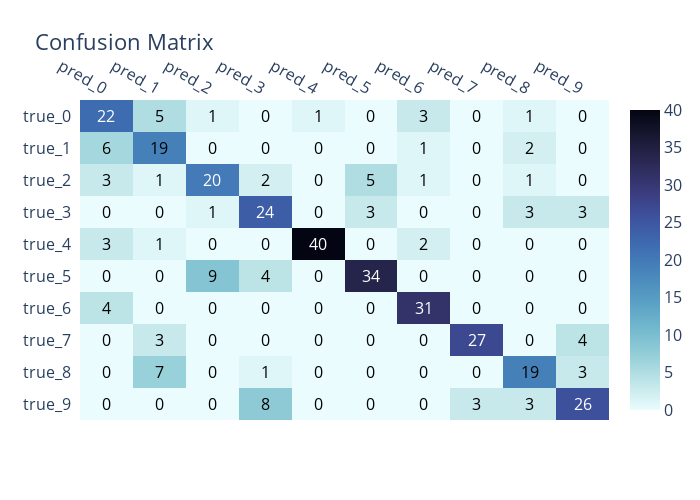

Notebook source saved alongside this figure:
### Code cell
columns = ['pred_' + str(i) for i in range(10)]
index = ['true_' + str(i) for i in range(10)]

def plot_confusion_matrix(cm):
    # Mulitclass classification, 3 classes
    cm = cm[::-1]
    cm = pd.DataFrame(cm, columns=columns, index=index[::-1])

    fig = ff.create_annotated_heatmap(z=cm.values, x=list(cm.columns), y=list(cm.index), 
                                      colorscale='ice', showscale=True, reversescale=True)
    fig.update_layout(width=700, height=500, title='Confusion Matrix', font_size=16)
    fig.show()

plot_confusion_matrix(cm)

### Figure 1 — Plotly figure (JSON) as saved in the notebook; plotly's stock layout.template omitted (floating-point values rounded to 4 significant figures)
{"data": [{"colorscale": [[0, "rgb(3, 5, 18)"], [0.09091, "rgb(25, 25, 51)"], [0.1818, "rgb(44, 42, 87)"], [0.2727, "rgb(58, 60, 125)"], [0.3636, "rgb(62, 83, 160)"], [0.4545, "rgb(62, 109, 178)"], [0.5455, "rgb(72, 134, 187)"], [0.6364, "rgb(89, 159, 196)"], [0.7273, "rgb(114, 184, 205)"], [0.8182, "rgb(149, 207, 216)"], [0.9091, "rgb(192, 229, 232)"], [1, "rgb(234, 252, 253)"]], "reversescale": true, "showscale": true, "type": "heatmap", "x": ["pred_0", "pred_1", "pred_2", "pred_3", "pred_4", "pred_5", "pred_6", "pred_7", "pred_8", "pred_9"], "y": ["true_9", "true_8", "true_7", "true_6", "true_5", "true_4", "true_3", "true_2", "true_1", "true_0"], "z": [[0, 0, 0, 8, 0, 0, 0, 3, 3, 26], [0, 7, 0, 1, 0, 0, 0, 0, 19, 3], [0, 3, 0, 0, 0, 0, 0, 27, 0, 4], [4, 0, 0, 0, 0, 0, 31, 0, 0, 0], [0, 0, 9, 4, 0, 34, 0, 0, 0, 0], [3, 1, 0, 0, 40, 0, 2, 0, 0, 0], [0, 0, 1, 24, 0, 3, 0, 0, 3, 3], [3, 1, 20, 2, 0, 5, 1, 0, 1, 0], [6, 19, 0, 0, 0, 0, 1, 0, 2, 0], [22, 5, 1, 0, 1, 0, 3, 0, 1, 0]]}], "layout": {"annotations": [{"font": {"color": "#000000"}, "showarrow": false, "text": "0", "x": "pred_0", "xref": "x", "y": "true_9", "yref": "y"}, {"font": {"color": "#000000"}, "showarrow": false, "text": "0", "x": "pred_1", "xref": "x", "y": "true_9", "yref": "y"}, {"font": {"color": "#000000"}, "showarrow": false, "text": "0", "x": "pred_2", "xref": "x", "y": "true_9", "yref": "y"}, {"font": {"color": "#000000"}, "showarrow": false, "text": "8", "x": "pred_3", "xref": "x", "y": "true_9", "yref": "y"}, {"font": {"color": "#000000"}, "showarrow": false, "text": "0", "x": "pred_4", "xref": "x", "y": "true_9", "yref": "y"}, {"font": {"color": "#000000"}, "showarrow": false, "text": "0", "x": "pred_5", "xref": "x", "y": "true_9", "yref": "y"}, {"font": {"color": "#000000"}, "showarrow": false, "text": "0", "x": "pred_6", "xref": "x", "y": "true_9", "yref": "y"}, {"font": {"color": "#000000"}, "showarrow": false, "text": "3", "x": "pred_7", "xref": "x", "y": "true_9", "yref": "y"}, {"font": {"color": "#000000"}, "showarrow": false, "text": "3", "x": "pred_8", "xref": "x", "y": "true_9", "yref": "y"}, {"font": {"color": "#FFFFFF"}, "showarrow": false, "text": "26", "x": "pred_9", "xref": "x", "y": "true_9", "yref": "y"}, {"font": {"color": "#000000"}, "showarrow": false, "text": "0", "x": "pred_0", "xref": "x", "y": "true_8", "yref": "y"}, {"font": {"color": "#000000"}, "showarrow": false, "text": "7", "x": "pred_1", "xref": "x", "y": "true_8", "yref": "y"}, {"font": {"color": "#000000"}, "showarrow": false, "text": "0", "x": "pred_2", "xref": "x", "y": "true_8", "yref": "y"}, {"font": {"color": "#000000"}, "showarrow": false, "text": "1", "x": "pred_3", "xref": "x", "y": "true_8", "yref": "y"}, {"font": {"color": "#000000"}, "showarrow": false, "text": "0", "x": "pred_4", "xref": "x", "y": "true_8", "yref": "y"}, {"font": {"color": "#000000"}, "showarrow": false, "text": "0", "x": "pred_5", "xref": "x", "y": "true_8", "yref": "y"}, {"font": {"color": "#000000"}, "showarrow": false, "text": "0", "x": "pred_6", "xref": "x", "y": "true_8", "yref": "y"}, {"font": {"color": "#000000"}, "showarrow": false, "text": "0", "x": "pred_7", "xref": "x", "y": "true_8", "yref": "y"}, {"font": {"color": "#000000"}, "showarrow": false, "text": "19", "x": "pred_8", "xref": "x", "y": "true_8", "yref": "y"}, {"font": {"color": "#000000"}, "showarrow": false, "text": "3", "x": "pred_9", "xref": "x", "y": "true_8", "yref": "y"}, {"font": {"color": "#000000"}, "showarrow": false, "text": "0", "x": "pred_0", "xref": "x", "y": "true_7", "yref": "y"}, {"font": {"color": "#000000"}, "showarrow": false, "text": "3", "x": "pred_1", "xref": "x", "y": "true_7", "yref": "y"}, {"font": {"color": "#000000"}, "showarrow": false, "text": "0", "x": "pred_2", "xref": "x", "y": "true_7", "yref": "y"}, {"font": {"color": "#000000"}, "showarrow": false, "text": "0", "x": "pred_3", "xref": "x", "y": "true_7", "yref": "y"}, {"font": {"color": "#000000"}, "showarrow": false, "text": "0", "x": "pred_4", "xref": "x", "y": "true_7", "yref": "y"}, {"font": {"color": "#000000"}, "showarrow": false, "text": "0", "x": "pred_5", "xref": "x", "y": "true_7", "yref": "y"}, {"font": {"color": "#000000"}, "showarrow": false, "text": "0", "x": "pred_6", "xref": "x", "y": "true_7", "yref": "y"}, {"font": {"color": "#FFFFFF"}, "showarrow": false, "text": "27", "x": "pred_7", "xref": "x", "y": "true_7", "yref": "y"}, {"font": {"color": "#000000"}, "showarrow": false, "text": "0", "x": "pred_8", "xref": "x", "y": "true_7", "yref": "y"}, {"font": {"color": "#000000"}, "showarrow": false, "text": "4", "x": "pred_9", "xref": "x", "y": "true_7", "yref": "y"}, {"font": {"color": "#000000"}, "showarrow": false, "text": "4", "x": "pred_0", "xref": "x", "y": "true_6", "yref": "y"}, {"font": {"color": "#000000"}, "showarrow": false, "text": "0", "x": "pred_1", "xref": "x", "y": "true_6", "yref": "y"}, {"font": {"color": "#000000"}, "showarrow": false, "text": "0", "x": "pred_2", "xref": "x", "y": "true_6", "yref": "y"}, {"font": {"color": "#000000"}, "showarrow": false, "text": "0", "x": "pred_3", "xref": "x", "y": "true_6", "yref": "y"}, {"font": {"color": "#000000"}, "showarrow": false, "text": "0", "x": "pred_4", "xref": "x", "y": "true_6", "yref": "y"}, {"font": {"color": "#000000"}, "showarrow": false, "text": "0", "x": "pred_5", "xref": "x", "y": "true_6", "yref": "y"}, {"font": {"color": "#FFFFFF"}, "showarrow": false, "text": "31", "x": "pred_6", "xref": "x", "y": "true_6", "yref": "y"}, {"font": {"color": "#000000"}, "showarrow": false, "text": "0", "x": "pred_7", "xref": "x", "y": "true_6", "yref": "y"}, {"font": {"color": "#000000"}, "showarrow": false, "text": "0", "x": "pred_8", "xref": "x", "y": "true_6", "yref": "y"}, {"font": {"color": "#000000"}, "showarrow": false, "text": "0", "x": "pred_9", "xref": "x", "y": "true_6", "yref": "y"}, {"font": {"color": "#000000"}, "showarrow": false, "text": "0", "x": "pred_0", "xref": "x", "y": "true_5", "yref": "y"}, {"font": {"color": "#000000"}, "showarrow": false, "text": "0", "x": "pred_1", "xref": "x", "y": "true_5", "yref": "y"}, {"font": {"color": "#000000"}, "showarrow": false, "text": "9", "x": "pred_2", "xref": "x", "y": "true_5", "yref": "y"}, {"font": {"color": "#000000"}, "showarrow": false, "text": "4", "x": "pred_3", "xref": "x", "y": "true_5", "yref": "y"}, {"font": {"color": "#000000"}, "showarrow": false, "text": "0", "x": "pred_4", "xref": "x", "y": "true_5", "yref": "y"}, {"font": {"color": "#FFFFFF"}, "showarrow": false, "text": "34", "x": "pred_5", "xref": "x", "y": "true_5", "yref": "y"}, {"font": {"color": "#000000"}, "showarrow": false, "text": "0", "x": "pred_6", "xref": "x", "y": "true_5", "yref": "y"}, {"font": {"color": "#000000"}, "showarrow": false, "text": "0", "x": "pred_7", "xref": "x", "y": "true_5", "yref": "y"}, {"font": {"color": "#000000"}, "showarrow": false, "text": "0", "x": "pred_8", "xref": "x", "y": "true_5", "yref": "y"}, {"font": {"color": "#000000"}, "showarrow": false, "text": "0", "x": "pred_9", "xref": "x", "y": "true_5", "yref": "y"}, {"font": {"color": "#000000"}, "showarrow": false, "text": "3", "x": "pred_0", "xref": "x", "y": "true_4", "yref": "y"}, {"font": {"color": "#000000"}, "showarrow": false, "text": "1", "x": "pred_1", "xref": "x", "y": "true_4", "yref": "y"}, {"font": {"color": "#000000"}, "showarrow": false, "text": "0", "x": "pred_2", "xref": "x", "y": "true_4", "yref": "y"}, {"font": {"color": "#000000"}, "showarrow": false, "text": "0", "x": "pred_3", "xref": "x", "y": "true_4", "yref": "y"}, {"font": {"color": "#FFFFFF"}, "showarrow": false, "text": "40", "x": "pred_4", "xref": "x", "y": "true_4", "yref": "y"}, {"font": {"color": "#000000"}, "showarrow": false, "text": "0", "x": "pred_5", "xref": "x", "y": "true_4", "yref": "y"}, {"font": {"color": "#000000"}, "showarrow": false, "text": "2", "x": "pred_6", "xref": "x", "y": "true_4", "yref": "y"}, {"font": {"color": "#000000"}, "showarrow": false, "text": "0", "x": "pred_7", "xref": "x", "y": "true_4", "yref": "y"}, {"font": {"color": "#000000"}, "showarrow": false, "text": "0", "x": "pred_8", "xref": "x", "y": "true_4", "yref": "y"}, {"font": {"color": "#000000"}, "showarrow": false, "text": "0", "x": "pred_9", "xref": "x", "y": "true_4", "yref": "y"}, {"font": {"color": "#000000"}, "showarrow": false, "text": "0", "x": "pred_0", "xref": "x", "y": "true_3", "yref": "y"}, {"font": {"color": "#000000"}, "showarrow": false, "text": "0", "x": "pred_1", "xref": "x", "y": "true_3", "yref": "y"}, {"font": {"color": "#000000"}, "showarrow": false, "text": "1", "x": "pred_2", "xref": "x", "y": "true_3", "yref": "y"}, {"font": {"color": "#FFFFFF"}, "showarrow": false, "text": "24", "x": "pred_3", "xref": "x", "y": "true_3", "yref": "y"}, {"font": {"color": "#000000"}, "showarrow": false, "text": "0", "x": "pred_4", "xref": "x", "y": "true_3", "yref": "y"}, {"font": {"color": "#000000"}, "showarrow": false, "text": "3", "x": "pred_5", "xref": "x", "y": "true_3", "yref": "y"}, {"font": {"color": "#000000"}, "showarrow": false, "text": "0", "x": "pred_6", "xref": "x", "y": "true_3", "yref": "y"}, {"font": {"color": "#000000"}, "showarrow": false, "text": "0", "x": "pred_7", "xref": "x", "y": "true_3", "yref": "y"}, {"font": {"color": "#000000"}, "showarrow": false, "text": "3", "x": "pred_8", "xref": "x", "y": "true_3", "yref": "y"}, {"font": {"color": "#000000"}, "showarrow": false, "text": "3", "x": "pred_9", "xref": "x", "y": "true_3", "yref": "y"}, {"font": {"color": "#000000"}, "showarrow": false, "text": "3", "x": "pred_0", "xref": "x", "y": "true_2", "yref": "y"}, {"font": {"color": "#000000"}, "showarrow": false, "text": "1", "x": "pred_1", "xref": "x", "y": "true_2", "yref": "y"}, {"font": {"color": "#FFFFFF"}, "showarrow": false, "text": "20", "x": "pred_2", "xref": "x", "y": "true_2", "yref": "y"}, {"font": {"color": "#000000"}, "showarrow": false, "text": "2", "x": "pred_3", "xref": "x", "y": "true_2", "yref": "y"}, {"font": {"color": "#000000"}, "showarrow": false, "text": "0", "x": "pred_4", "xref": "x", "y": "true_2", "yref": "y"}, {"font": {"color": "#000000"}, "showarrow": false, "text": "5", "x": "pred_5", "xref": "x", "y": "true_2", "yref": "y"}, {"font": {"color": "#000000"}, "showarrow": false, "text": "1", "x": "pred_6", "xref": "x", "y": "true_2", "yref": "y"}, {"font": {"color": "#000000"}, "showarrow": false, "text": "0", "x": "pred_7", "xref": "x", "y": "true_2", "yref": "y"}, {"font": {"color": "#000000"}, "showarrow": false, "text": "1", "x": "pred_8", "xref": "x", "y": "true_2", "yref": "y"}, {"font": {"color": "#000000"}, "showarrow": false, "text": "0", "x": "pred_9", "xref": "x", "y": "true_2", "yref": "y"}, {"font": {"color": "#000000"}, "showarrow": false, "text": "6", "x": "pred_0", "xref": "x", "y": "true_1", "yref": "y"}, {"font": {"color": "#000000"}, "showarrow": false, "text": "19", "x": "pred_1", "xref": "x", "y": "true_1", "yref": "y"}, {"font": {"color": "#000000"}, "showarrow": false, "text": "0", "x": "pred_2", "xref": "x", "y": "true_1", "yref": "y"}, {"font": {"color": "#000000"}, "showarrow": false, "text": "0", "x": "pred_3", "xref": "x", "y": "true_1", "yref": "y"}, {"font": {"color": "#000000"}, "showarrow": false, "text": "0", "x": "pred_4", "xref": "x", "y": "true_1", "yref": "y"}, {"font": {"color": "#000000"}, "showarrow": false, "text": "0", "x": "pred_5", "xref": "x", "y": "true_1", "yref": "y"}, {"font": {"color": "#000000"}, "showarrow": false, "text": "1", "x": "pred_6", "xref": "x", "y": "true_1", "yref": "y"}, {"font": {"color": "#000000"}, "showarrow": false, "text": "0", "x": "pred_7", "xref": "x", "y": "true_1", "yref": "y"}, {"font": {"color": "#000000"}, "showarrow": false, "text": "2", "x": "pred_8", "xref": "x", "y": "true_1", "yref": "y"}, {"font": {"color": "#000000"}, "showarrow": false, "text": "0", "x": "pred_9", "xref": "x", "y": "true_1", "yref": "y"}, {"font": {"color": "#FFFFFF"}, "showarrow": false, "text": "22", "x": "pred_0", "xref": "x", "y": "true_0", "yref": "y"}, {"font": {"color": "#000000"}, "showarrow": false, "text": "5", "x": "pred_1", "xref": "x", "y": "true_0", "yref": "y"}, {"font": {"color": "#000000"}, "showarrow": false, "text": "1", "x": "pred_2", "xref": "x", "y": "true_0", "yref": "y"}, {"font": {"color": "#000000"}, "showarrow": false, "text": "0", "x": "pred_3", "xref": "x", "y": "true_0", "yref": "y"}, {"font": {"color": "#000000"}, "showarrow": false, "text": "1", "x": "pred_4", "xref": "x", "y": "true_0", "yref": "y"}, {"font": {"color": "#000000"}, "showarrow": false, "text": "0", "x": "pred_5", "xref": "x", "y": "true_0", "yref": "y"}, {"font": {"color": "#000000"}, "showarrow": false, "text": "3", "x": "pred_6", "xref": "x", "y": "true_0", "yref": "y"}, {"font": {"color": "#000000"}, "showarrow": false, "text": "0", "x": "pred_7", "xref": "x", "y": "true_0", "yref": "y"}, {"font": {"color": "#000000"}, "showarrow": false, "text": "1", "x": "pred_8", "xref": "x", "y": "true_0", "yref": "y"}, {"font": {"color": "#000000"}, "showarrow": false, "text": "0", "x": "pred_9", "xref": "x", "y": "true_0", "yref": "y"}], "font": {"size": 16}, "height": 500, "title": {"text": "Confusion Matrix"}, "width": 700, "xaxis": {"autorange": true, "dtick": 1, "gridcolor": "rgb(0, 0, 0)", "range": [-0.5, 9.5], "side": "top", "ticks": "", "type": "category"}, "yaxis": {"autorange": true, "dtick": 1, "range": [-0.5, 9.5], "ticks": "", "ticksuffix": "  ", "type": "category"}}}
